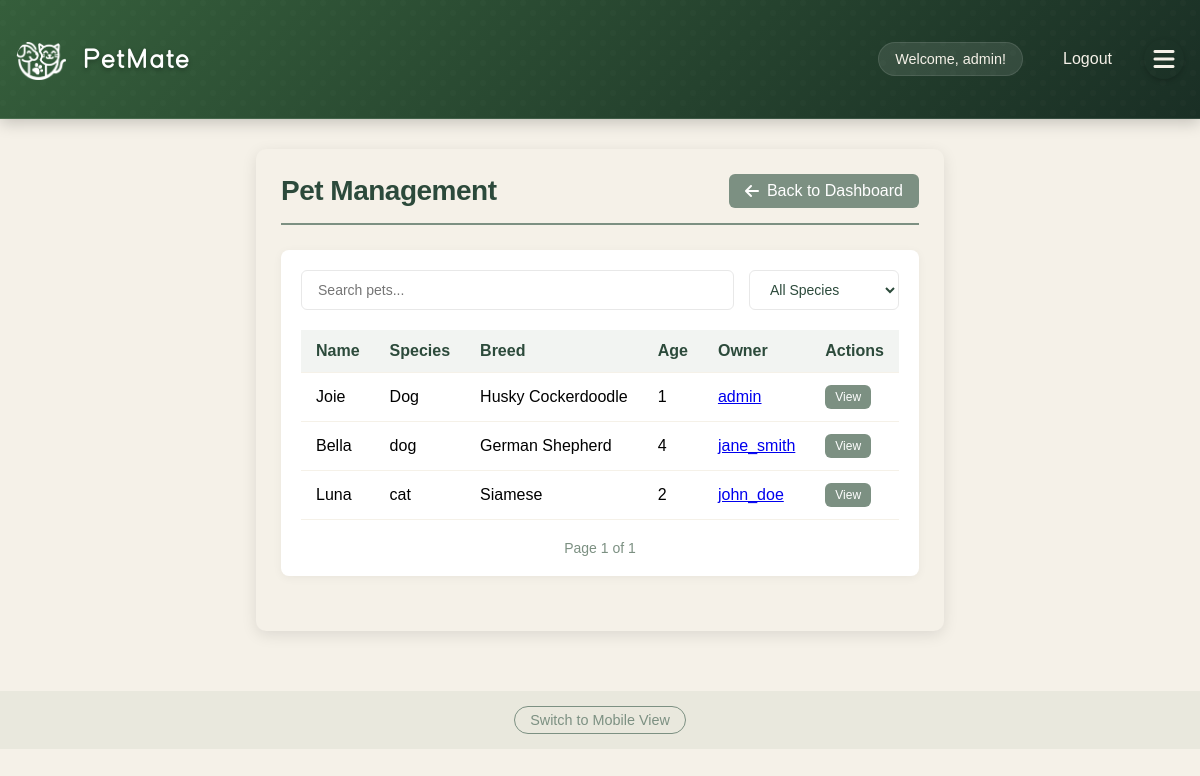
Screenshot of /admin/pets (signed in) with the database file from the repository.
### app/models/user.py (models this page shows, shortened)
class User(db.Model, UserMixin):
    __tablename__ = 'users'
    id = db.Column(db.Integer, primary_key=True)
    username = db.Column(db.String(80), unique=True, nullable=False)
    email = db.Column(db.String(120), unique=True, nullable=False)
    password_hash = db.Column(db.String(128))
    name = db.Column(db.String(120))  # User's full name
    created_at = db.Column(db.DateTime, default=datetime.utcnow)
    profile_picture = db.Column(db.String(255))  # Store the filename of uploaded image
    bio = db.Column(db.Text)  # User bio
    location = db.Column(db.String(200))  # User location
    is_admin = db.Column(db.Boolean, default=False)
    account_status = db.Column(db.String(20), default='active')  # active, suspended, banned
    last_login = db.Column(db.DateTime)
    account_notes = db.Column(db.Text)  # Admin notes about the user
    preferred_meetup_types = db.Column(db.String(255))  # e.g., "parks,beaches,dog runs"
    availability = db.Column(db.String(255))  # e.g., "weekends,evenings"
    pet_owner_since = db.Column(db.Integer)  # Year they became a pet owner
    pet_experience_level = db.Column(db.String(50))  # e.g., "beginner", "intermediate", "expert"
    pets = db.relationship('Pet', backref='owner', lazy=True)
    hosted_playdates = db.relationship('Playdate', foreign_keys='Playdate.host_id', lazy=True)
    attended_playdates = db.relationship('Playdate', secondary=playdate_attendees, lazy=True)
    reviews_received = db.relationship('Review',
                                     foreign_keys='Review.reviewed_user_id',
                                     back_populates='reviewed_user',
                                     lazy='joined')
    reviews_given = db.relationship('Review',
                                  foreign_keys='Review.reviewer_id',
                                  back_populates='reviewer',
                                  lazy='joined')
    @property
    def is_authenticated(self):
        return True
    def get_unread_message_count(self):
        from app.models.message import Message
        return Message.query.filter_by(recipient_id=self.id, is_read=False).count()

### app/models/pet.py (models this page shows, shortened)
class Pet(db.Model):
    __tablename__ = 'pets'
    id = db.Column(db.Integer, primary_key=True)
    owner_id = db.Column(db.Integer, db.ForeignKey('users.id', ondelete='CASCADE'), nullable=False)
    name = db.Column(db.String(100), nullable=False)
    species = db.Column(db.String(50), nullable=False)
    breed = db.Column(db.String(100))
    age = db.Column(db.Integer)
    size = db.Column(db.String(20))  # Small, Medium, Large
    gender = db.Column(db.String(20))
    image_filename = db.Column(db.String(255))
    bio = db.Column(db.Text)
    created_at = db.Column(db.DateTime, default=datetime.utcnow)
    updated_at = db.Column(db.DateTime, default=datetime.utcnow, onupdate=datetime.utcnow)
    energy_level = db.Column(db.String(20))  # Low, Medium, High
    friendliness = db.Column(db.String(20))  # Shy, Moderate, Outgoing
    training_level = db.Column(db.String(20))  # Basic, Intermediate, Advanced
    special_needs = db.Column(db.Text)
    preferred_playmates = db.Column(db.String(255))  # e.g., "small dogs, cats"

### app/routes/admin.py (the view, shortened to what this page needs)
@bp.route('/pets')
@login_required
@admin_required
def pets_management():
    from app.models.pet import Pet
    page = request.args.get('page', 1, type=int)
    filter_type = request.args.get('filter', None)
    search_query = request.args.get('search', None)
    query = Pet.query
    if search_query:
        query = query.filter(Pet.name.ilike(f'%{search_query}%') |
                             Pet.species.ilike(f'%{search_query}%') |
                             Pet.breed.ilike(f'%{search_query}%'))
    pets = query.order_by(Pet.created_at.desc()).paginate(page=page, per_page=20)
    if is_mobile_device():
        return render_template('admin/mobile_pets.html', pets=pets, pagination=pets)
    else:
        return render_template('admin/pets.html', pets=pets)

### app/__init__.py (called while the page is built)
@login_manager.user_loader
def load_user(user_id):
    from app.models.user import User
    return User.query.get(int(user_id))

### app/routes/admin.py (called while the page is built)
def admin_required(f):
    @wraps(f)
    def decorated_function(*args, **kwargs):
        if not current_user.is_authenticated or not current_user.is_admin:
            flash('You do not have permission to access this area.', 'error')
            return redirect(url_for('main.index'))
        return f(*args, **kwargs)
    return decorated_function

def is_mobile_device():
    user_agent = request.headers.get('User-Agent', '').lower()
    return any(device in user_agent for device in ['android', 'iphone', 'ipad', 'mobile', 'webos'])

### app/templates/admin/pets.html (shortened to what this page needs)
{% extends "base.html" %}
{% block content %}
<div class="admin-container">
    <div class="admin-header">
        <h1>Pet Management</h1>
        <a href="{{ url_for('admin.admin_dashboard') }}" class="back-link">
            <i class="fas fa-arrow-left"></i> Back to Dashboard
        </a>
    </div>
    <div class="admin-section">
        <div class="filters">
            <input type="text" id="petSearch" placeholder="Search pets..." class="search-input">
            <select id="speciesFilter" class="filter-select">
                <option value="">All Species</option>
            </select>
        </div>
        <div class="table-responsive">
            <table class="admin-table">
                <thead>
                    <tr>
                        <th>Name</th>
                        <th>Species</th>
                        <th>Breed</th>
                        <th>Age</th>
                        <th>Owner</th>
                        <th>Actions</th>
                    </tr>
                </thead>
                <tbody>
                    {% for pet in pets.items %}
                    <tr>
                        <td>{{ pet.name }}</td>
                        <td>{{ pet.species }}</td>
                        <td>{{ pet.breed }}</td>
                        <td>{{ pet.age }}</td>
                        <td>
                            <a href="{{ url_for('admin.user_details', user_id=pet.owner.id) }}">
                                {{ pet.owner.username }}
                            </a>
                        </td>
                        <td class="actions">
                            <a href="{{ url_for('admin.pet_details', pet_id=pet.id) }}" class="btn btn-small btn-primary">View</a>
                        </td>
                    </tr>
                    {% endfor %}
                </tbody>
            </table>
        </div>
        <div class="pagination">
            <span class="page-info">
                Page {{ pets.page }} of {{ pets.pages }}
            </span>
        </div>
    </div>
</div>
{% endblock %}

### app/templates/base.html (shortened to what this page needs)
<!DOCTYPE html>
<html>
<head>
    <link rel="stylesheet" href="{{ url_for('static', filename='style.css') }}">
    <link rel="stylesheet" href="{{ url_for('static', filename='how-it-works.css') }}">
    <link rel="stylesheet" href="{{ url_for('static', filename='feature-cards.css') }}">
    <link rel="stylesheet" href="{{ url_for('static', filename='custom-font.css') }}">
    <link rel="stylesheet" href="https://cdnjs.cloudflare.com/ajax/libs/font-awesome/6.0.0/css/all.min.css">
</head>
<body>
    <nav>
        <div class="nav-container">
            <h1>
                <a href="{{ url_for('main.index') }}" class="site-title">
                    <div class="logo">
                        <div class="logo-icon"></div>
                        <div class="logo-text">Pet<span class="highlight">Mate</span></div>
                    </div>
                </a>
            </h1>
            <div class="nav-links">
                {% if 'username' in session %}
                    <div class="user-menu">
                        <span>Welcome, {{ session['username'] }}!</span>
                        <a href="{{ url_for('auth.logout') }}">Logout</a>
                    </div>
                    <button class="menu-toggle">
                        <i class="fas fa-bars"></i>
                    </button>
                {% else %}
                    <a href="{{ url_for('auth.login') }}">Login</a>
                    <a href="{{ url_for('auth.register') }}">Register</a>
                {% endif %}
            </div>
        </div>
    </nav>
    <main>
        {% block content %}{% endblock %}
    </main>
    <footer class="view-toggle">
        <a href="#" id="view-mobile-version">Switch to Mobile View</a>
    </footer>
</body>
</html>

### static/how-it-works.css (style rules this page uses)
:root { --sage-green: #809980; --warm-brown: #966F50; --terracotta: #CD5C41; --deep-forest: #2F4858; --light-gray: #f7f9fc; }

### static/feature-cards.css (style rules this page uses)
:root { --sage-green: #809980; --warm-brown: #966F50; --terracotta: #CD5C41; --deep-forest: #355E3B; --light-gray: #f7f9fc; }

### app/templates/admin/pets.html (style rules this page uses)
.admin-container { padding: 25px; max-width: 1200px; margin: 30px auto; background-color: #F5F1E8; border-radius: 10px; box-shadow: 0 4px 15px rgba(0, 0, 0, 0.1); font-family: 'Quicksand', sans-serif; }
.admin-header { display: flex; justify-content: space-between; align-items: center; margin-bottom: 25px; border-bottom: 2px solid #7C9082; padding-bottom: 15px; }
.admin-header h1 { color: #2C4A3B; margin: 0; font-size: 28px; font-weight: 700; }
.back-link { background-color: #7C9082; color: white !important; text-decoration: none; padding: 8px 16px; border-radius: 6px; display: inline-flex; align-items: center; gap: 8px; font-weight: 500; transition: background-color 0.3s; }
.admin-section { background-color: white; border-radius: 8px; padding: 20px; margin-bottom: 30px; box-shadow: 0 2px 10px rgba(0, 0, 0, 0.05); }
.filters { display: flex; gap: 15px; margin-bottom: 20px; flex-wrap: wrap; }
.search-input, .filter-select { padding: 10px 16px; border: 1px solid #E8E8E8; border-radius: 6px; font-size: 14px; color: #2C4A3B; transition: all 0.2s ease; font-family: 'Quicksand', sans-serif; }
.search-input { flex: 1; min-width: 250px; }
.filter-select { background-color: white; min-width: 150px; }
.table-responsive { overflow-x: auto; margin-bottom: 20px; }
.admin-table { width: 100%; border-collapse: collapse; }
.admin-table th, .admin-table td { padding: 12px 15px; text-align: left; border-bottom: 1px solid #F5F1E8; }
.admin-table th { background-color: rgba(124, 144, 130, 0.1); font-weight: 600; color: #2C4A3B; }
.actions { white-space: nowrap; }
.btn { display: inline-block; padding: 8px 16px; border-radius: 6px; border: none; font-weight: 500; cursor: pointer; text-decoration: none; transition: background-color 0.3s; }
.btn-small { padding: 5px 10px; font-size: 12px; }
.btn-primary { background-color: #7C9082; color: white !important; }
.pagination { display: flex; justify-content: center; align-items: center; gap: 15px; margin-top: 20px; }
.page-info { color: #7C9082; font-size: 14px; }

### rows the page displays
User: username "admin"
Pet: name "Joie", species "Dog", breed "Husky Cockerdoodle", age "1", owner.username "admin"
Pet: name "Bella", species "dog", breed "German Shepherd", age "4", owner.username "jane_smith"
Pet: name "Luna", species "cat", breed "Siamese", age "2", owner.username "john_doe"

### other values shown
{{ pets.page }} "1"
{{ pets.pages }} "1"
